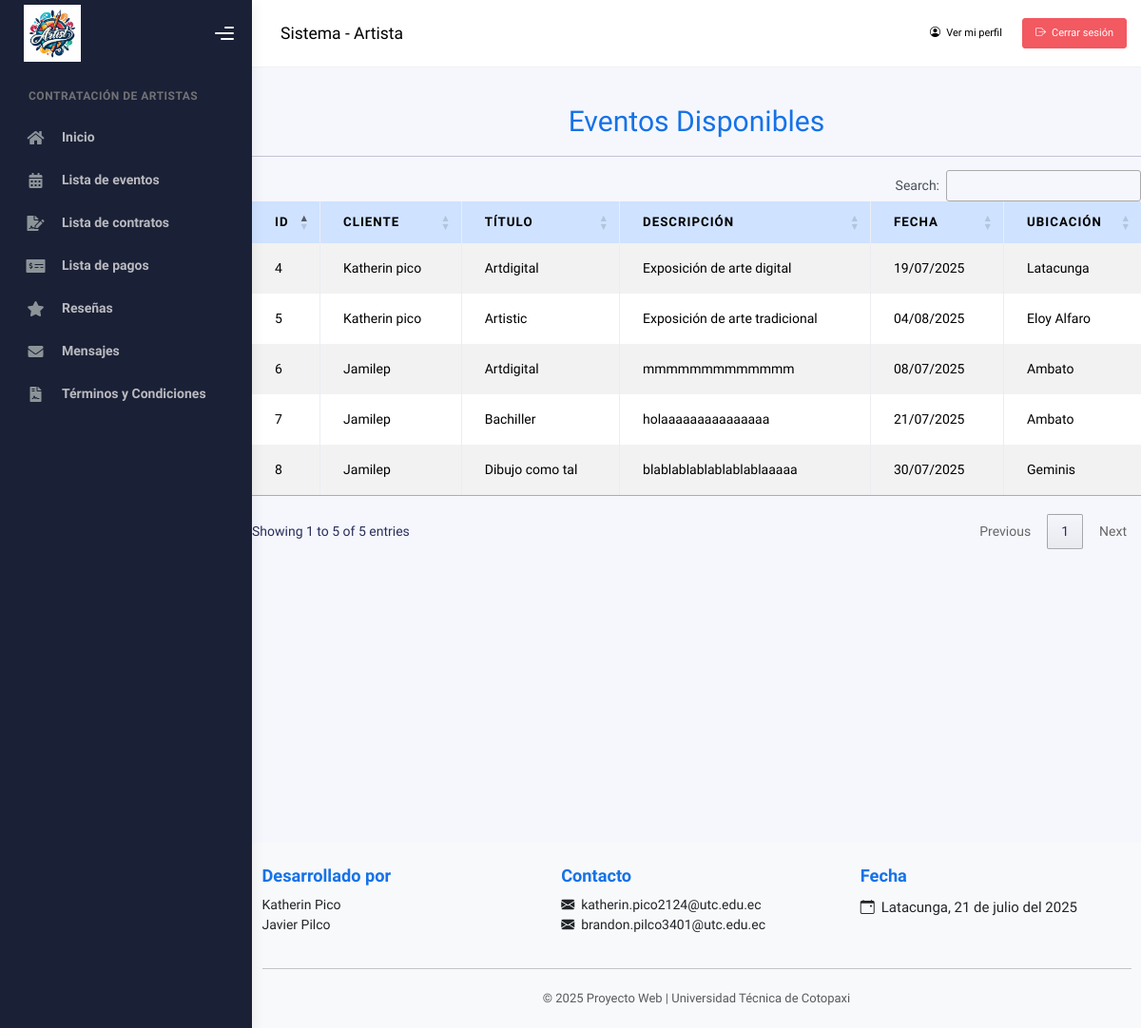
/artista/eventos/ (signed in), run on the app's committed database.
### Aplicaciones/gestionContratos/models.py (models this page shows, shortened)
class Evento(models.Model):
    cliente = models.ForeignKey(Usuario, on_delete=models.CASCADE, limit_choices_to={'rol': 'Cliente'})
    titulo = models.CharField(max_length=100)
    descripcion = models.TextField()
    fecha = models.DateField()
    ubicacion = models.CharField(max_length=200)
    class Meta:
        ordering = ['fecha']

class Usuario(AbstractUser):
    telefono = models.CharField(max_length=10)
    direccion = models.TextField()
    rol = models.CharField(max_length=20, choices=ROL_CHOICES, default='Cliente')
    verificado = models.BooleanField(default=False)
    bloqueado = models.BooleanField(default=False)
    foto_perfil = models.ImageField(upload_to='usuarios/perfil/', null=True, blank=True)
    portafolio_pdf = models.FileField(upload_to='usuarios/portafolios/', null=True, blank=True)
    facebook_url = models.URLField(max_length=200, null=True, blank=True)
    x_url = models.URLField("X (Twitter)", max_length=200, null=True, blank=True)
    web_url = models.URLField("Página web", max_length=200, null=True, blank=True)
    groups = models.ManyToManyField(
        Group,
        related_name='usuarios',
        blank=True,
        help_text='Grupos a los que pertenece el usuario.',
        verbose_name='grupos',
    )
    user_permissions = models.ManyToManyField(
        Permission,
        related_name='usuarios_permisos',
        blank=True,
        help_text='Permisos específicos para el usuario.',
        verbose_name='permisos de usuario',
    )

### Aplicaciones/gestionContratos/views.py (the view)
# urls.py: path('artista/eventos/', views.eventos_artista, name='eventos_artista'),
def eventos_artista(request):
    usuario_id = request.session.get('usuario_id')
    if not usuario_id:
        return redirect('login')
    usuario = Usuario.objects.get(id=usuario_id)
    if usuario.rol != 'Artista':
        messages.error(request, "No tienes permisos para acceder a esta sección.")
        return redirect('dashboard_artista')
    eventos = Evento.objects.all()
    return render(request, 'artista/eventos/lista_eventos.html', {'eventos': eventos})

### Aplicaciones/gestionContratos/templates/artista/eventos/lista_eventos.html (shortened to what this page needs)
{% extends 'artista/plantilla.html' %}
{% load static %}
{% block contenido %}
<br><br><br>
<div class="container mt-5">
    <h1 class="text-center text-primary">Eventos Disponibles</h1>
    <hr>
    <table class="table table-bordered table-striped table-hover" id="tbl_evento">
        <thead class="table-primary">
            <tr>
                <th>ID</th>
                <th>CLIENTE</th>
                <th>TÍTULO</th>
                <th>DESCRIPCIÓN</th>
                <th>FECHA</th>
                <th>UBICACIÓN</th>
            </tr>
        </thead>
        <tbody>
            {% for evento in eventos %}
            <tr>
                <td>{{ evento.id }}</td>
                <td>{{ evento.cliente.first_name }} {{ evento.cliente.last_name }}</td>
                <td>{{ evento.titulo }}</td>
                <td>{{ evento.descripcion|truncatechars:40 }}</td>
                <td>{{ evento.fecha|date:"d/m/Y" }}</td>
                <td>{{ evento.ubicacion }}</td>
            </tr>
            {% empty %}
            <tr>
                <td colspan="5" class="text-center">No hay eventos disponibles.</td>
            </tr>
            {% endfor %}
        </tbody>
    </table>
</div>
<br><br><br>
{% endblock %}

### data on the page
Evento: id "6", cliente.first_name "Jamilep", titulo "Artdigital", descripcion "mmmmmmmmmmmmm", fecha "08/07/2025", ubicacion "Ambato"
Evento: id "4", cliente.first_name "Katherin", cliente.last_name "pico", titulo "Artdigital", descripcion "Exposición de arte digital", fecha "19/07/2025", ubicacion "Latacunga"
Evento: id "7", cliente.first_name "Jamilep", titulo "Bachiller", descripcion "holaaaaaaaaaaaaaaa", fecha "21/07/2025", ubicacion "Ambato"
Evento: id "8", cliente.first_name "Jamilep", titulo "Dibujo como tal", descripcion "blablablablablablablaaaaa", fecha "30/07/2025", ubicacion "Geminis"
Evento: id "5", cliente.first_name "Katherin", cliente.last_name "pico", titulo "Artistic", descripcion "Exposición de arte tradicional", fecha "04/08/2025", ubicacion "Eloy Alfaro"
